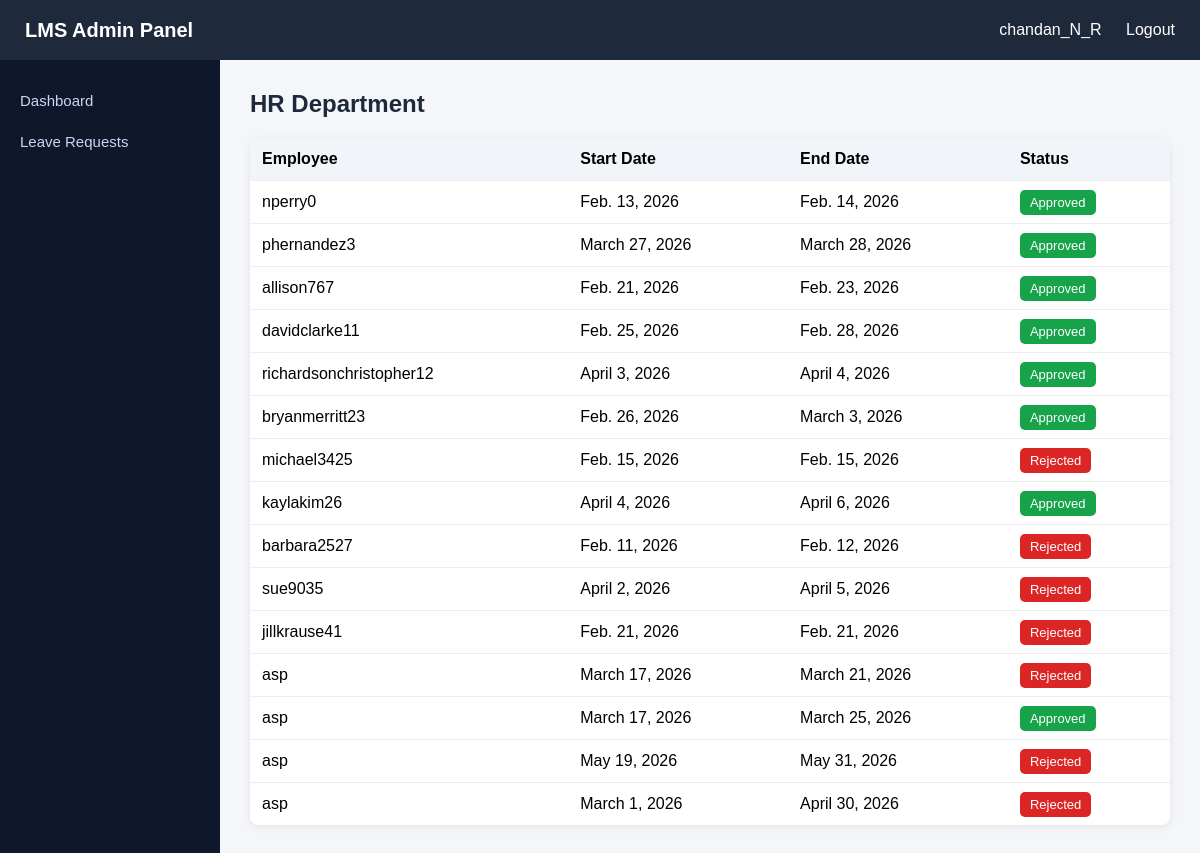
Screenshot of /LMS/department/2/ (signed in) with the database file from the repository.
### account/models.py (models this page shows, shortened)
class User(AbstractUser):
    department = models.ForeignKey(
        Department,
        on_delete=models.SET_NULL,
        null=True,
        blank=True
    )

class Department(models.Model):
    name = models.CharField(max_length=40, unique=True)

### LMS/models.py (models this page shows, shortened)
class LeaveRequest(models.Model):
    STATUS_CHOICES = [
        ("pending", "Pending"),
        ("approved", "Approved"),
        ("rejected", "Rejected"),
    ]
    user = models.ForeignKey(
        settings.AUTH_USER_MODEL,
        on_delete=models.CASCADE
    )
    start_date = models.DateField()
    end_date = models.DateField()
    reason = models.TextField()
    status = models.CharField(
        max_length=20,
        choices=STATUS_CHOICES,
        default="pending"
    )
    created_at = models.DateTimeField(auto_now_add=True)

### LMS/views.py (the view)
@login_required(login_url='login')
@user_passes_test(isadmin)
def department_employees(request, dept_id):
    department = get_object_or_404(Department, id=dept_id)
    employees = User.objects.filter(department=department)
    leaves = LeaveRequest.objects.filter(
        user__department=department
    ).select_related("user")
    context = {
        "department": department,
        "employees": employees,
        "leaves": leaves
    }
    return render(request, "department_employees.html", context)

### LMS/views.py (called while the page is built)
def isadmin(user):
    return user.is_superuser

### LMS/templates/department_employees.html
{% extends "base.html" %} {% block content %}
<h2 class="page-title">{{ department.name }} Department</h2>
<table class="table">
  <thead>
    <tr>
      <th>Employee</th>
      <th>Start Date</th>
      <th>End Date</th>
      <th>Status</th>
    </tr>
  </thead>
  <tbody>
    {% for leave in leaves %}
    <tr>
      <td>{{ leave.user.username }}</td>
      <td>{{ leave.start_date }}</td>
      <td>{{ leave.end_date }}</td>
      <td>
        {% if leave.status == "approved" %}
        <span class="badge badge-approved">Approved</span>
        {% elif leave.status == "rejected" %}
        <span class="badge badge-rejected">Rejected</span>
        {% else %}
        <span class="badge badge-pending">Pending</span>
        {% endif %}
      </td>
    </tr>
    {% empty %}
    <tr>
      <td colspan="4">No leave records found</td>
    </tr>
    {% endfor %}
  </tbody>
</table>
{% endblock %}

### templates/base.html (shortened to what this page needs)
<!doctype html>
<html>
  <head>
  </head>
  <body>
    <div class="navbar">
      <h2>
        LMS {% if user.is_authenticated and user.is_staff %} Admin Panel
        {% else %} Portal {% endif %}
      </h2>
      <div>
        {% if user.is_authenticated %}
        <span>{{ user.username }}</span>
        <a href="{% url 'logout' %}">Logout</a>
        {% else %}
        <a href="{% url 'login' %}">Login</a>
        {% endif %}
      </div>
    </div>
    <div class="layout">
      <div class="sidebar">
        <a href="{% url 'dashboard' %}">Dashboard</a>
        <a href="{% url 'leave_requests' %}"> Leave Requests </a>
      </div>
      <div class="content">{% block content %} {% endblock %}</div>
    </div>
  </body>
</html>

### templates/base.html (style rules this page uses)
* { margin: 0; padding: 0; box-sizing: border-box; font-family: Arial, Helvetica, sans-serif; }
body { background: #f4f6f9; }
.navbar { height: 60px; background: #1e293b; color: white; display: flex; align-items: center; justify-content: space-between; padding: 0 25px; }
.navbar h2 { font-size: 20px; }
.navbar a { color: white; text-decoration: none; margin-left: 20px; }
.layout { display: flex; }
.sidebar { width: 220px; background: #0f172a; min-height: calc(100vh - 60px); padding-top: 20px; }
.sidebar a { display: block; color: #cbd5f5; padding: 12px 20px; text-decoration: none; font-size: 15px; }
.content { flex: 1; padding: 30px; }
.page-title { font-size: 24px; margin-bottom: 20px; color: #1e293b; }
.table { width: 100%; border-collapse: collapse; background: white; border-radius: 8px; overflow: hidden; box-shadow: 0 2px 8px rgba(0, 0, 0, 0.08); }
.table th { background: #f1f5f9; padding: 12px; text-align: left; }
.table td { padding: 12px; border-top: 1px solid #eee; }
.badge { padding: 5px 10px; border-radius: 5px; font-size: 13px; color: white; }
.badge-approved { background: #16a34a; }
.badge-rejected { background: #dc2626; }

### rows the page displays
User: username "chandan_N_R"
Department: name "HR"
LeaveRequest: user.username "nperry0", start_date "Feb. 13, 2026", end_date "Feb. 14, 2026", status "Approved"
LeaveRequest: user.username "phernandez3", start_date "March 27, 2026", end_date "March 28, 2026", status "Approved"
LeaveRequest: user.username "allison767", start_date "Feb. 21, 2026", end_date "Feb. 23, 2026", status "Approved"
LeaveRequest: user.username "davidclarke11", start_date "Feb. 25, 2026", end_date "Feb. 28, 2026", status "Approved"
LeaveRequest: user.username "richardsonchristopher12", start_date "April 3, 2026", end_date "April 4, 2026", status "Approved"
LeaveRequest: user.username "bryanmerritt23", start_date "Feb. 26, 2026", end_date "March 3, 2026", status "Approved"
LeaveRequest: user.username "michael3425", start_date "Feb. 15, 2026", end_date "Feb. 15, 2026", status "Rejected"
LeaveRequest: user.username "kaylakim26", start_date "April 4, 2026", end_date "April 6, 2026", status "Approved"
LeaveRequest: user.username "barbara2527", start_date "Feb. 11, 2026", end_date "Feb. 12, 2026", status "Rejected"
LeaveRequest: user.username "sue9035", start_date "April 2, 2026", end_date "April 5, 2026", status "Rejected"
LeaveRequest: user.username "jillkrause41", start_date "Feb. 21, 2026", end_date "Feb. 21, 2026", status "Rejected"
LeaveRequest: user.username "asp", start_date "March 17, 2026", end_date "March 21, 2026", status "Rejected"
LeaveRequest: user.username "asp", start_date "March 17, 2026", end_date "March 25, 2026", status "Approved"
LeaveRequest: user.username "asp", start_date "May 19, 2026", end_date "May 31, 2026", status "Rejected"
LeaveRequest: user.username "asp", start_date "March 1, 2026", end_date "April 30, 2026", status "Rejected"
